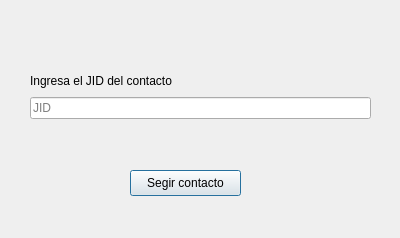
<?xml version="1.0" encoding="UTF-8"?>
<ui version="4.0">
 <class>AddContact</class>
 <widget class="QDialog" name="AddContact">
  <property name="geometry">
   <rect>
    <x>0</x>
    <y>0</y>
    <width>400</width>
    <height>238</height>
   </rect>
  </property>
  <property name="windowTitle">
   <string>Dialog</string>
  </property>
  <widget class="QPushButton" name="subscribe">
   <property name="geometry">
    <rect>
     <x>130</x>
     <y>170</y>
     <width>111</width>
     <height>26</height>
    </rect>
   </property>
   <property name="text">
    <string>Segir contacto</string>
   </property>
  </widget>
  <widget class="QWidget" name="layoutWidget">
   <property name="geometry">
    <rect>
     <x>30</x>
     <y>70</y>
     <width>341</width>
     <height>76</height>
    </rect>
   </property>
   <layout class="QVBoxLayout" name="verticalLayout">
    <item>
     <widget class="QLabel" name="label">
      <property name="text">
       <string>Ingresa el JID del contacto</string>
      </property>
     </widget>
    </item>
    <item>
     <widget class="QLineEdit" name="jid_input">
      <property name="placeholderText">
       <string>JID</string>
      </property>
     </widget>
    </item>
    <item>
     <widget class="QLabel" name="success">
      <property name="text">
       <string/>
      </property>
      <property name="alignment">
       <set>Qt::AlignmentFlag::AlignCenter</set>
      </property>
     </widget>
    </item>
   </layout>
  </widget>
 </widget>
 <resources/>
 <connections/>
</ui>
